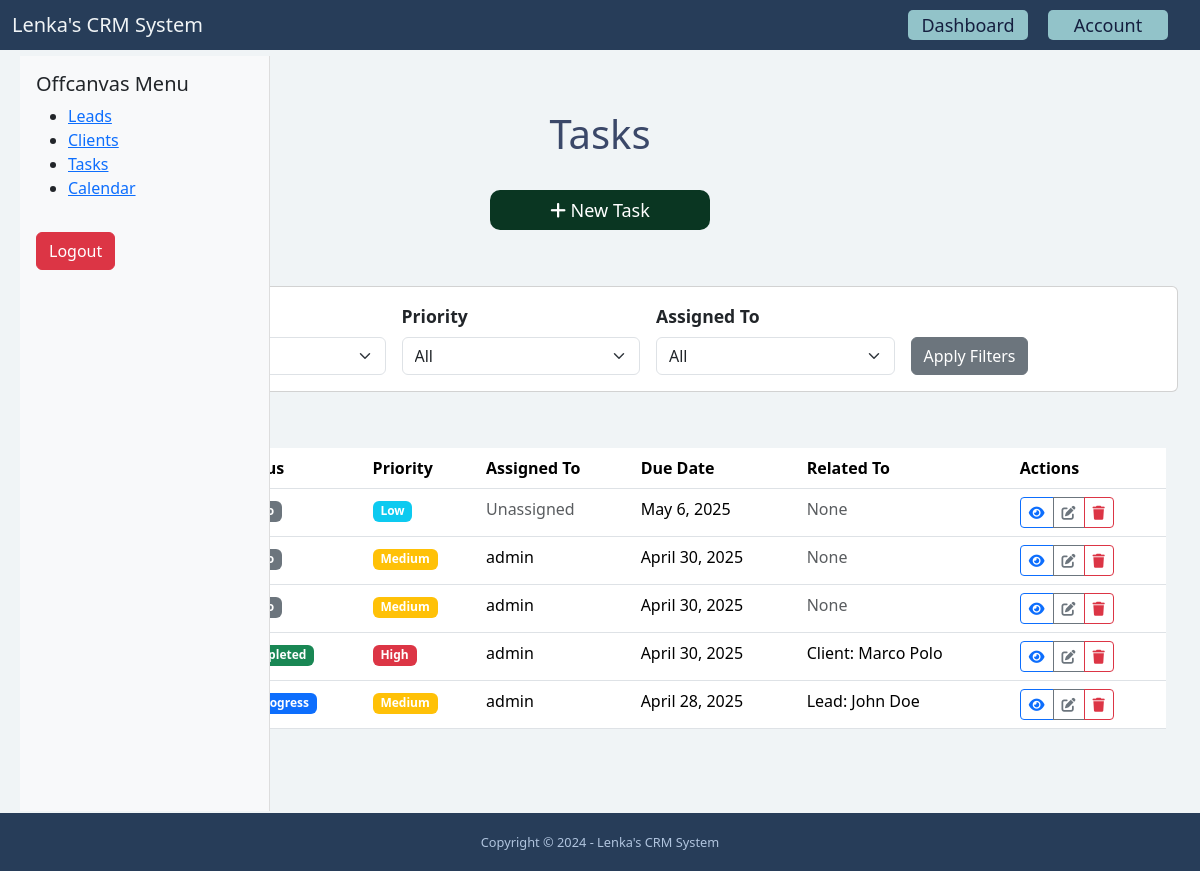
Page /dashboard/tasks/ (signed in) on the committed database.
### task/models.py (models this page shows, shortened)
class Task(models.Model):
    PRIORITY_CHOICES = (
        ('low', 'Low'),
        ('medium', 'Medium'),
        ('high', 'High'),
    )
    STATUS_CHOICES = (
        ('todo', 'To Do'),
        ('in_progress', 'In Progress'),
        ('completed', 'Completed'),
        ('canceled', 'Canceled'),
    )
    title = models.CharField(max_length=255)
    created_by = models.ForeignKey(User, related_name='tasks', on_delete=models.CASCADE)
    assigned_to = models.ForeignKey(User, related_name='assigned_tasks',
                                    on_delete=models.CASCADE,
                                    blank=True,
                                    null=True)
    lead = models.ForeignKey(Lead, related_name='tasks_lead', on_delete=models.CASCADE, null=True, blank=True)
    client = models.ForeignKey(Client, related_name='tasks_client', null=True, blank=True, on_delete=models.CASCADE)
    description = models.TextField(blank=True, null=True)
    priority = models.CharField(max_length=20, choices=PRIORITY_CHOICES, default='-')
    status = models.CharField(max_length=20, choices=STATUS_CHOICES, default='-')
    due_date = models.DateField(blank=True, null=True)
    created_at = models.DateTimeField(auto_now_add=True)
    updated_at = models.DateTimeField(auto_now=True)
    class Meta:
        ordering = ['-created_at']

### client/models.py (models this page shows, shortened)
class Client(models.Model):
    resale = 'resale'
    direct = 'direct'
    CHOICES_STATUS = (
        (resale, 'Resale'),
        (direct, 'Direct'),
    )
    status = models.CharField(max_length=255, choices=CHOICES_STATUS, default='', blank=True, null=True)
    first_name = models.CharField(max_length=255)
    last_name = models.CharField(max_length=255)
    company = models.CharField(max_length=255, blank=True, null=True)
    email = models.EmailField()
    phone = models.CharField(max_length=50)
    address = models.CharField(max_length=255, blank=True)
    city = models.CharField(max_length=255, blank=True)
    zipcode = models.CharField(max_length=255, blank=True)
    country = models.CharField(max_length=255, blank=True)
    description = models.TextField(blank=True)
    created_at = models.DateTimeField(auto_now_add=True)
    created_by = models.ForeignKey(User, related_name='clients', on_delete=models.CASCADE)
    modified_at = models.DateTimeField(auto_now=True)
    lead = models.ForeignKey(Lead, on_delete=models.SET_NULL, null=True, blank=True, related_name="converted_client")
    class Meta:
        ordering = ['-created_at']

### lead/models.py (models this page shows, shortened)
class Lead(models.Model):
    LOW = 'low'
    MEDIUM = 'medium'
    HIGH = 'high'
    CHOICES_PRIORITY = (
        (LOW, 'Low'),
        (MEDIUM, 'Medium'),
        (HIGH, 'High'),
    )
    NEW = 'new'
    CONTACTED = 'contacted'
    WON = 'won'
    LOST = 'lost'
    CHOICES_STATUS = (
        (NEW, 'New'),
        (CONTACTED, 'Contacted'),
        (WON, 'Won'),
        (LOST, 'Lost'),
    )
    resale = 'resale'
    direct = 'direct'
    STATUS = (
        (resale, 'Resale'),
        (direct, 'Direct'),
    )
    first_name = models.CharField(max_length=255)
    last_name = models.CharField(max_length=255)
    company = models.CharField(max_length=255, blank=True, null=True)
    status_sale = models.CharField(max_length=255, choices=STATUS, default='', blank=True, null=True)
    email = models.EmailField()
    phone = models.CharField(max_length=50)
    address = models.CharField(max_length=255, blank=True)
    city = models.CharField(max_length=255, blank=True)
    zipcode = models.CharField(max_length=255, blank=True)
    country = models.CharField(max_length=255, blank=True)
    description = models.TextField(blank=True)
    priority = models.CharField(max_length=255, choices=CHOICES_PRIORITY, default=MEDIUM)
    status = models.CharField(max_length=255, choices=CHOICES_STATUS, default=NEW)
    converted_to_client = models.BooleanField(default=False)
    created_at = models.DateTimeField(auto_now_add=True)
    created_by = models.ForeignKey(User, related_name='leads', on_delete=models.CASCADE)
    modified_at = models.DateTimeField(auto_now=True)
    class Meta:
        ordering = ['-created_at']

### task/views.py (the view)
# urls.py: path('dashboard/tasks/', include('task.urls')),
@login_required
def tasks(request):
    users = User.objects.all()
    tasks_list = Task.objects.all()
    status = request.GET.get('status')
    if status:
        tasks_list = tasks_list.filter(status=status)
    priority = request.GET.get('priority')
    if priority:
        tasks_list = tasks_list.filter(priority=priority)
    assigned_to = request.GET.get('assigned_to')
    if assigned_to:
        tasks_list = tasks_list.filter(assigned_to_id=assigned_to)
    paginator = Paginator(tasks_list, 10)  # Show 10 tasks per page
    page = request.GET.get('page')
    tasks = paginator.get_page(page)
    context = {
        'tasks': tasks,
        'users': users,
    }
    return render(request, 'task/task_list.html', context)

### task/templates/task/task_list.html (shortened to what this page needs)
{% extends 'base.html' %}
{% load static %}
{% block content %}
    {% include 'core/partials/offcanvas_menu.html' %}
    <div class="container">
        <div class="row">
            <div class="col-lg-12">
                <div class="text-center">
                    <h1>Tasks</h1>
                </div>
            </div>
        </div>
        <div class="row mt-lg-2 mx-lg-3 justify-content-start">
            <div class="col-lg-12 mb-4">
                <div class="row justify-content-center mx-lg-5 my-lg-3">
                    <a href="{% url 'task:task_add' %}" class="btn px-5" style="background-color: #0a3622; color: white;
                     width: 220px; height: 40px; border-radius: 10px; font-size: 18px;">
                        <i class="fas fa-plus"></i> New Task
                    </a>
                </div>
            </div>
        </div>
        <div class="row mx-lg-3 justify-content-center">
            <div class="col-lg-12">
                <div class="row justify-content-center w-100 mx-lg-5 my-lg-3">
                    <div class="card mb-4">
                        <div class="card-body">
                            <form method="get" class="row g-3">
                                <div class="col-md-3">
                                    <label class="form-label">Status</label>
                                </div>
                                <div class="col-md-3">
                                    <label class="form-label">Priority</label>
                                    <select name="priority" class="form-select">
                                        <option value="">All</option>
                                    </select>
                                </div>
                                <div class="col-md-3">
                                    <label class="form-label">Assigned To</label>
                                    <select name="assigned_to" class="form-select">
                                        <option value="">All</option>
                                    </select>
                                </div>
                                <div class="col-md-3">
                                    <label class="form-label">&nbsp;</label>
                                    <button type="submit" class="btn btn-secondary d-block">Apply Filters</button>
                                </div>
                            </form>
                        </div>
                    </div>
                </div>
            </div>
        </div>
        <div class="row mx-lg-3 justify-content-center">
            <div class="col-lg-12">
                <div class="row justify-content-center w-100 my-lg-3 mx-lg-5">
                    <div class="table-responsive">
                        <table class="table table-hover">
                            <thead>
                                <tr>
                                    <th>Title</th>
                                    <th>Status</th>
                                    <th>Priority</th>
                                    <th>Assigned To</th>
                                    <th>Due Date</th>
                                    <th>Related To</th>
                                    <th>Actions</th>
                                </tr>
                            </thead>
                            <tbody>
                                {% for task in tasks %}
                                <tr>
                                    <td>
                                        <a href="#" class="text-decoration-none">
                                        </a>
                                    </td>
                                    <td>
                                        {% if task.status == 'todo' %}
                                            <span class="badge bg-secondary">To Do</span>
                                        {% elif task.status == 'in_progress' %}
                                            <span class="badge bg-primary">In Progress</span>
                                        {% elif task.status == 'completed' %}
                                            <span class="badge bg-success">Completed</span>
                                        {% else %}
                                            <span class="badge bg-danger">Canceled</span>
                                        {% endif %}
                                    </td>
                                    <td>
                                        {% if task.priority == 'high' %}
                                            <span class="badge bg-danger">High</span>
                                        {% elif task.priority == 'medium' %}
                                            <span class="badge bg-warning">Medium</span>
                                        {% else %}
                                            <span class="badge bg-info">Low</span>
                                        {% endif %}
                                    </td>
                                    <td>
                                        {% if task.assigned_to %}
                                            {{ task.assigned_to.get_full_name|default:task.assigned_to.username }}
                                        {% else %}
                                            <span class="text-muted">Unassigned</span>
                                        {% endif %}
                                    </td>
                                    <td>
                                        {% if task.due_date %}
                                            {{ task.due_date }}
                                        {% else %}
                                            <span class="text-muted">No due date</span>
                                        {% endif %}
                                    </td>
                                    <td>
                                        {% if task.lead %}
                                            <span>Lead:</span> {{ task.lead.first_name }} {{ task.lead.last_name }}
                                        {% elif task.client %}
                                            <span>Client:</span> {{ task.client.first_name }} {{ task.client.last_name }}
                                        {% else %}
                                            <span class="text-muted">None</span>
                                        {% endif %}
                                    </td>
                                    <td>
                                        <div class="btn-group">
                                            <a href="{% url 'task:task_detail' task.pk %}" class="btn btn-sm btn-outline-primary">
                                                <i class="fas fa-eye"></i>
                                            </a>
                                            <a href="{% url 'task:task_edit' task.pk %} " class="btn btn-sm btn-outline-secondary">
                                                <i class="fas fa-edit"></i>
                                            </a>
                                            <a href="{% url 'task:task_delete' task.pk %}" class="btn btn-sm btn-outline-danger">
                                                <i class="fas fa-trash"></i>
                                            </a>
                                        </div>
                                    </td>
                                </tr>
                                {% empty %}
                                <tr>
                                    <td colspan="7" class="text-center py-4">
                                        <p class="text-muted mb-0">No tasks found</p>
                                    </td>
                                </tr>
                                {% endfor %}
                            </tbody>
                        </table>
                    </div>
                </div>
            </div>
        </div>
    </div>
{% endblock %}

### static/styles.css (style rules this page uses)
html, body { height: 100%; margin: 0; }
body { background-color: #f0f4f6; position: relative; padding-bottom: 58px; min-height: 100vh; }
label { font-weight: bold; font-size: 1.1rem; }
h1 { color: #3b4869; }
tbody tr td a { text-decoration: none; }
.container { margin-top: 80px; margin-bottom: 80px; }

### rows in the picture
Task: priority "Low", shows "Unassigned", due_date "May 6, 2025", shows "None"
Task: priority "Medium", assigned_to.get_full_name "admin", due_date "April 30, 2025", shows "None"
Task: priority "Medium", assigned_to.get_full_name "admin", due_date "April 30, 2025", shows "None"
Task: status "Completed", priority "High", assigned_to.get_full_name "admin", due_date "April 30, 2025", client.first_name "Marco", client.last_name "Polo"
Task: status "In Progress", priority "Medium", assigned_to.get_full_name "admin", due_date "April 28, 2025", lead.first_name "John", lead.last_name "Doe"
